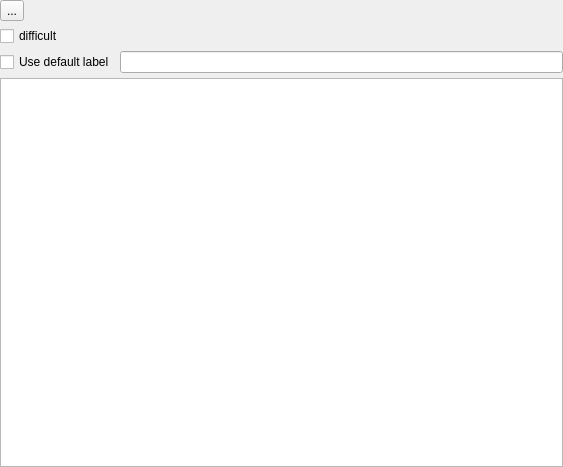
<?xml version="1.0" encoding="UTF-8"?>
<ui version="4.0">
 <class>LabelsWidget</class>
 <widget class="QWidget" name="LabelsWidget">
  <property name="geometry">
   <rect>
    <x>0</x>
    <y>0</y>
    <width>563</width>
    <height>467</height>
   </rect>
  </property>
  <property name="windowTitle">
   <string>Form</string>
  </property>
  <layout class="QVBoxLayout" name="verticalLayout_2">
   <property name="spacing">
    <number>5</number>
   </property>
   <property name="leftMargin">
    <number>0</number>
   </property>
   <property name="topMargin">
    <number>0</number>
   </property>
   <property name="rightMargin">
    <number>0</number>
   </property>
   <property name="bottomMargin">
    <number>0</number>
   </property>
   <item>
    <layout class="QVBoxLayout" name="verticalLayout">
     <property name="leftMargin">
      <number>0</number>
     </property>
     <property name="topMargin">
      <number>0</number>
     </property>
     <property name="rightMargin">
      <number>0</number>
     </property>
     <property name="bottomMargin">
      <number>0</number>
     </property>
     <item>
      <widget class="QToolButton" name="m_iEditBtn">
       <property name="text">
        <string>...</string>
       </property>
       <property name="toolButtonStyle">
        <enum>Qt::ToolButtonTextBesideIcon</enum>
       </property>
      </widget>
     </item>
     <item>
      <widget class="QCheckBox" name="m_iDiffcBtn">
       <property name="text">
        <string>difficult</string>
       </property>
      </widget>
     </item>
     <item>
      <layout class="QHBoxLayout" name="useDefaultLabelQHBoxLayout">
       <item>
        <widget class="QCheckBox" name="m_iUseDefaultLabelEdit">
         <property name="text">
          <string>Use default label</string>
         </property>
        </widget>
       </item>
       <item>
        <widget class="QLineEdit" name="m_iDefaultLabelEdit"/>
       </item>
      </layout>
     </item>
     <item>
      <widget class="QListWidget" name="m_iLabelListWidget"/>
     </item>
    </layout>
   </item>
  </layout>
 </widget>
 <resources/>
 <connections>
  <connection>
   <sender>m_iDiffcBtn</sender>
   <signal>stateChanged(int)</signal>
   <receiver>LabelsWidget</receiver>
   <slot>__DifficultChanged(int)</slot>
   <hints>
    <hint type="sourcelabel">
     <x>59</x>
     <y>34</y>
    </hint>
    <hint type="destinationlabel">
     <x>-2</x>
     <y>43</y>
    </hint>
   </hints>
  </connection>
  <connection>
   <sender>m_iLabelListWidget</sender>
   <signal>itemActivated(QListWidgetItem*)</signal>
   <receiver>LabelsWidget</receiver>
   <slot>__OnLabelSelectionChanged(QListWidgetItem*)</slot>
   <hints>
    <hint type="sourcelabel">
     <x>121</x>
     <y>153</y>
    </hint>
    <hint type="destinationlabel">
     <x>-6</x>
     <y>68</y>
    </hint>
   </hints>
  </connection>
  <connection>
   <sender>m_iLabelListWidget</sender>
   <signal>itemSelectionChanged()</signal>
   <receiver>LabelsWidget</receiver>
   <slot>__OnLabelSelectionChanged()</slot>
   <hints>
    <hint type="sourcelabel">
     <x>33</x>
     <y>110</y>
    </hint>
    <hint type="destinationlabel">
     <x>-5</x>
     <y>102</y>
    </hint>
   </hints>
  </connection>
  <connection>
   <sender>m_iLabelListWidget</sender>
   <signal>itemDoubleClicked(QListWidgetItem*)</signal>
   <receiver>LabelsWidget</receiver>
   <slot>__OnEditLable(QListWidgetItem*)</slot>
   <hints>
    <hint type="sourcelabel">
     <x>154</x>
     <y>110</y>
    </hint>
    <hint type="destinationlabel">
     <x>-6</x>
     <y>165</y>
    </hint>
   </hints>
  </connection>
  <connection>
   <sender>m_iLabelListWidget</sender>
   <signal>itemChanged(QListWidgetItem*)</signal>
   <receiver>LabelsWidget</receiver>
   <slot>__OnLabelChanged(QListWidgetItem*)</slot>
   <hints>
    <hint type="sourcelabel">
     <x>199</x>
     <y>99</y>
    </hint>
    <hint type="destinationlabel">
     <x>566</x>
     <y>125</y>
    </hint>
   </hints>
  </connection>
 </connections>
 <slots>
  <slot>__DifficultChanged(int)</slot>
  <slot>__OnLabelSelectionChanged(QListWidgetItem*)</slot>
  <slot>__OnLabelSelectionChanged()</slot>
  <slot>__OnEditLable(QListWidgetItem*)</slot>
  <slot>__OnLabelChanged(QListWidgetItem*)</slot>
 </slots>
</ui>
